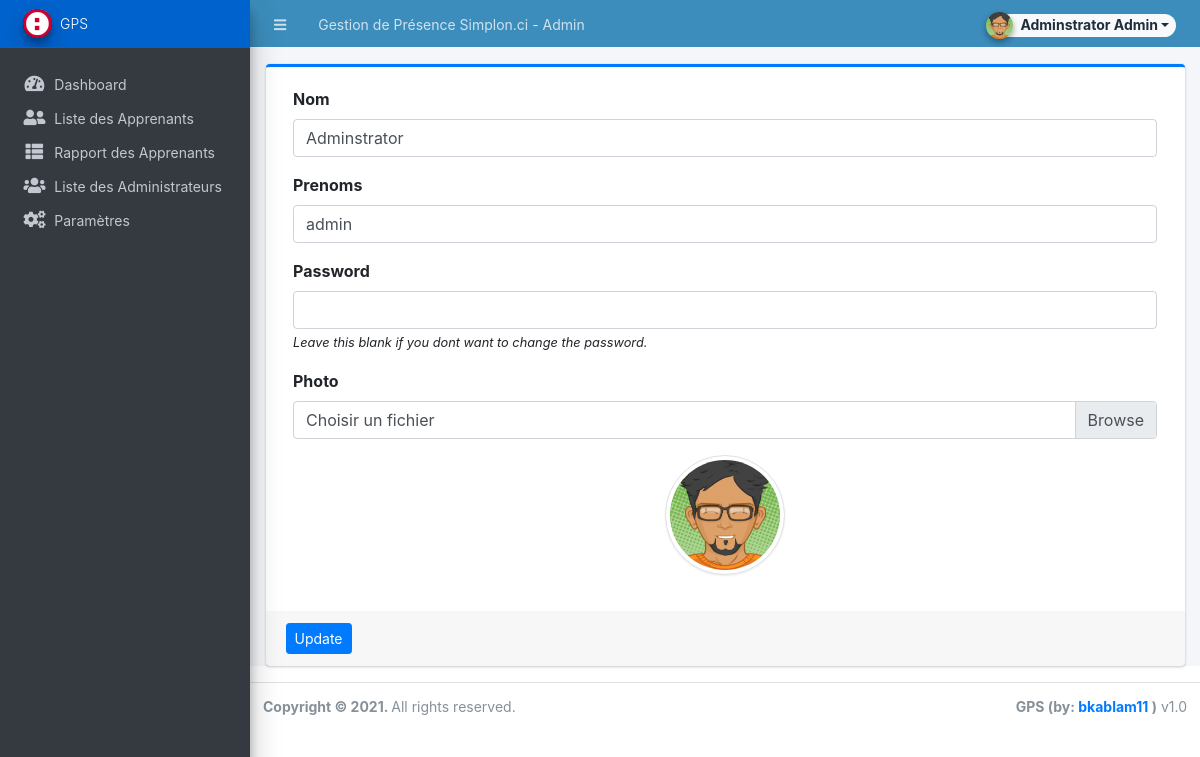
The app's page /admin/?page=user (signed in) with its own data.
### tables this page shows
CREATE TABLE `users` (
  `id` int(50) NOT NULL,
  `firstname` varchar(250) NOT NULL,
  `middlename` text DEFAULT NULL,
  `lastname` varchar(250) NOT NULL,
  `username` text NOT NULL,
  `password` text NOT NULL,
  `avatar` text DEFAULT NULL,
  `last_login` datetime DEFAULT NULL,
  `type` tinyint(1) NOT NULL DEFAULT 0,
  `date_added` datetime NOT NULL DEFAULT current_timestamp(),
  `date_updated` datetime DEFAULT NULL ON UPDATE current_timestamp()
);

### classes/DBConnection.php (called while the page is built, shortened)
<?php
class DBConnection{
    private $host = DB_SERVER;
    private $username = DB_USERNAME;
    private $password = DB_PASSWORD;
    private $database = DB_NAME;
    public $conn;
    public function __construct(){
        if (!isset($this->conn)) {
            $this->conn = new mysqli($this->host, $this->username, $this->password, $this->database);
        }
    }
}
?>

### classes/SystemSettings.php (called while the page is built, shortened)
<?php
class SystemSettings extends DBConnection{
	function userdata($field = ''){
		if(!empty($field)){
			if(isset($_SESSION['userdata'][$field]))
				return $_SESSION['userdata'][$field];
			else
				return null;
		}else{
			return false;
		}
	}
}
$_settings = new SystemSettings();
?>

### config.php (called while the page is built, shortened)
<?php
require_once('classes/DBConnection.php');
require_once('classes/SystemSettings.php');
function validate_image($file){
	if(!empty($file)){
        $ex = explode('?',$file);
        $file = $ex[0];
        $param =  isset($ex[1]) ? '?'.$ex[1]  : '';
		if(is_file(base_app.$file)){
			return base_url.$file.$param;
		}else{
			return base_url.'dist/img/no-image-available.png';
		}
	}else{
		return base_url.'dist/img/no-image-available.png';
	}
}
?>

### admin/user/index.php (the view, shortened to what this page needs)
<?php
$user = $conn->query("SELECT * FROM users where id ='".$_settings->userdata('id')."'");
foreach($user->fetch_array() as $k =>$v){
	$meta[$k] = $v;
}
?>
<div class="card card-outline card-primary">
	<div class="card-body">
		<div class="container-fluid">
			<form action="" id="manage-user">
				<div class="form-group">
					<label for="name">Nom</label>
					<input type="text" name="firstname" id="firstname" class="form-control" value="<?php echo isset($meta['firstname']) ? $meta['firstname']: '' ?>" required>
				</div>
				<div class="form-group">
					<label for="name">Prenoms</label>
					<input type="text" name="lastname" id="lastname" class="form-control" value="<?php echo isset($meta['lastname']) ? $meta['lastname']: '' ?>" required>
				</div>
				<div class="form-group">
					<label for="password">Password</label>
					<input type="password" name="password" id="password" class="form-control" value="" autocomplete="off">
					<small><i>Leave this blank if you dont want to change the password.</i></small>
				</div>
				<div class="form-group">
					<label for="" class="control-label">Photo</label>
					<div class="custom-file">
		              <label class="custom-file-label" for="customFile">Choisir un fichier</label>
		            </div>
				</div>
				<div class="form-group d-flex justify-content-center">
					<img src="<?php echo validate_image(isset($meta['avatar']) ? $meta['avatar'] :'') ?>" alt="" id="cimg" class="img-fluid img-thumbnail">
				</div>
			</form>
		</div>
	</div>
	<div class="card-footer">
			<div class="col-md-12">
				<div class="row">
					<button class="btn btn-sm btn-primary" form="manage-user">Update</button>
				</div>
			</div>
		</div>
</div>

### admin/user/index.php (style rules this page uses)
img#cimg { height: 15vh; width: 15vh; object-fit: cover; border-radius: 100% 100%; }

### records on screen
users: firstname "Adminstrator", lastname "admin", avatar (picture)

### other values on screen
$_settings->info('name') "Gestion de Présence Simplon.ci"
$_settings->userdata('firstname').' '.$_settings->userdata('lastname') "Adminstrator Admin"
$_settings->info('short_name') "GPS"
